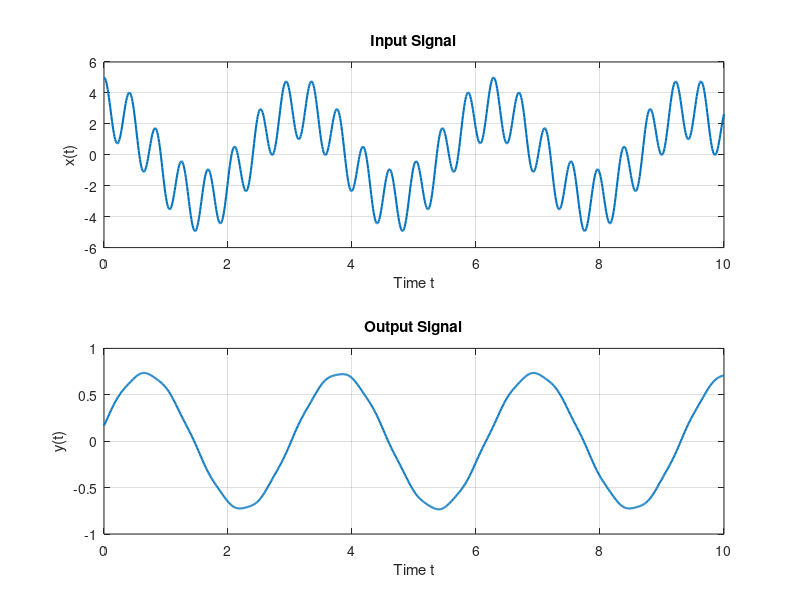
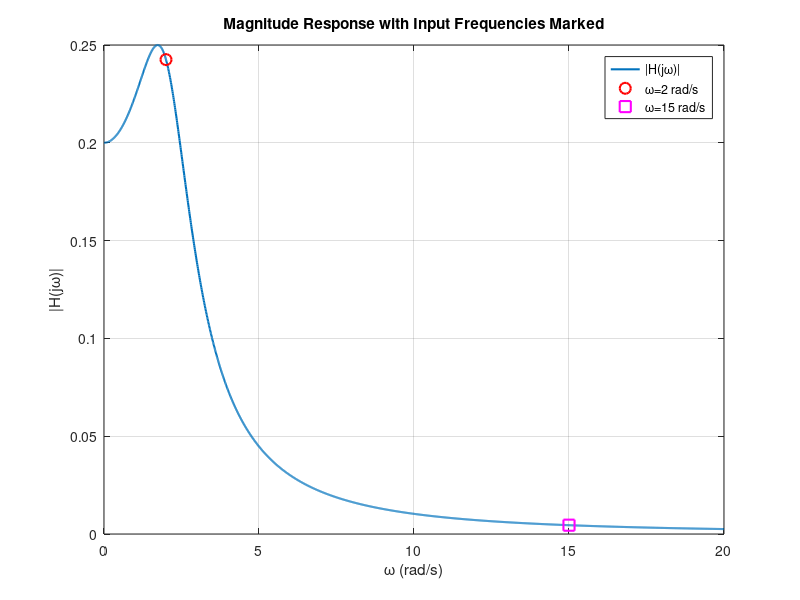

The MATLAB source for these figures, in order:
clc;
clear;
close all;

%% ====================================
% Time vector
%% ====================================

t = 0:0.01:10;

%% ====================================
% Input signal
%% ====================================

x = 3*cos(2*t) + 2*cos(15*t);

%% ====================================
% Frequency response function
%% ====================================

H = @(w) 1 ./ ((1i*w).^2 + 2*1i*w + 5);

%% ====================================
% Evaluate at w = 2
%% ====================================

H2 = H(2);

A2 = abs(H2);

phi2 = angle(H2);

%% ====================================
% Evaluate at w = 15
%% ====================================

H15 = H(15);

A15 = abs(H15);

phi15 = angle(H15);

%% ====================================
% Output signal
%% ====================================

y = 3*A2*cos(2*t + phi2) + ...
    2*A15*cos(15*t + phi15);

%% ====================================
% Plotting
%% ====================================

figure;

%% Input
subplot(2,1,1);

plot(t, x, 'LineWidth',1.5);

grid on;

xlabel('Time t');

ylabel('x(t)');

title('Input Signal');

%% Output
subplot(2,1,2);

plot(t, y, 'LineWidth',1.5);

grid on;

xlabel('Time t');

ylabel('y(t)');

title('Output Signal');

%% ====================================
% Display values
%% ====================================

fprintf('At w = 2 rad/s:\n');
fprintf('|H(j2)| = %.4f\n', A2);
fprintf('Phase = %.4f rad\n\n', phi2);

fprintf('At w = 15 rad/s:\n');
fprintf('|H(j15)| = %.4f\n', A15);
fprintf('Phase = %.4f rad\n', phi15);

%% ====================================
% Supplementary magnitude response with input frequencies marked
%% ====================================

w = 0:0.01:20;
Hw = H(w);

figure;
plot(w, abs(Hw), 'LineWidth', 1.5);
hold on;
plot(2, A2, 'ro', 'MarkerSize', 8, 'LineWidth', 1.5);
plot(15, A15, 'ms', 'MarkerSize', 8, 'LineWidth', 1.5);
grid on;
xlabel('\omega (rad/s)');
ylabel('|H(j\omega)|');
title('Magnitude Response with Input Frequencies Marked');
legend('|H(j\omega)|', '\omega=2 rad/s', '\omega=15 rad/s');
